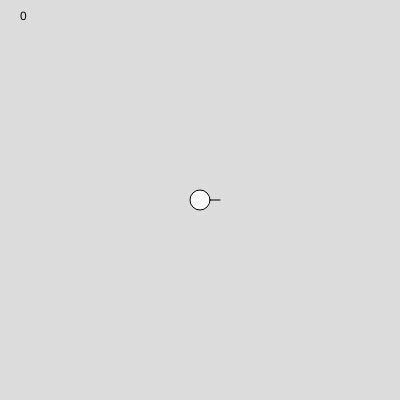
Frame 1 (no input)
Frame 60 (no input): identical to frame 1, image omitted
Frame 120 (the mouse pressed at the canvas centre since frame 60): identical to frame 1, image omitted

The p5.js sketch that drew this single still picture (run headless with seeded random() and noise() and a simulated clock; from frame 60 on, the mouse is pressed at the canvas centre):

// p5.js sketch
// ── sketch.js

x=200;
y=200;
vinkel=0;

function setup() 
{
  createCanvas(400, 400);

}

function draw() 
{
  background(220);

  text(vinkel,20,20);
  line(x,y,cos(vinkel)*20+x,sin(vinkel)*20+y);
  
  circle(x,y,20);

if(keyIsDown(87))
{
  x=x+cos(vinkel);
  y=y+sin(vinkel);
}

if(keyIsDown(LEFT_ARROW))
{
  vinkel=vinkel+0.1;
}
if(keyIsDown(RIGHT_ARROW))
{
  vinkel=vinkel-0.1;
}



}
